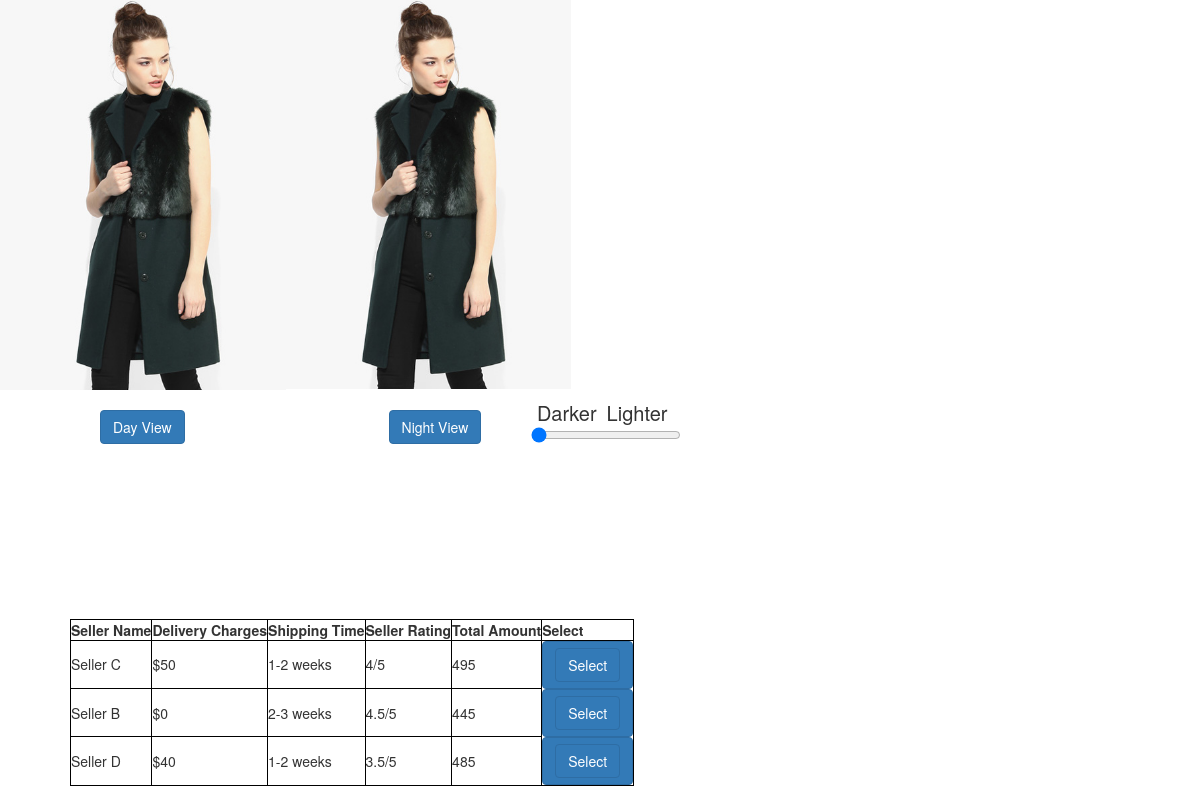
/images/product-url-8.php, run on the app's committed database.
### tables this page shows
CREATE TABLE IF NOT EXISTS `seller` (
`seller_id` int(10) NOT NULL,
  `seller_title` text NOT NULL,
  `seller_price` int(10) NOT NULL,
  `seller_time` text NOT NULL,
  `seller_rating` text NOT NULL
);

CREATE TABLE IF NOT EXISTS `products` (
`product_id` int(10) NOT NULL,
  `p_cat_id` int(10) NOT NULL,
  `cat_id` int(10) NOT NULL,
  `manufacturer_id` int(10) NOT NULL,
  `date` timestamp NOT NULL DEFAULT CURRENT_TIMESTAMP ON UPDATE CURRENT_TIMESTAMP,
  `product_title` text NOT NULL,
  `product_url` text NOT NULL,
  `product_img1` text NOT NULL,
  `product_price` int(10) NOT NULL,
  `status` varchar(255) NOT NULL
);

### public_html/images/product-url-8.php (the view, shortened to what this page needs)
<!DOCTYPE html>
<head>
<link href="style.css" rel="stylesheet">
<link href="../styles/bootstrap.min.css" rel="stylesheet">
</head>
<?php
$db = mysqli_connect('mysql', "root", "pass", "Ecom_Store");
    echo "
<div class='product' >
<img src='Black Blouse Versace Coat1.jpg' style='float:left;height:390px;'>
<div class='container'>
<img src='Black Blouse Versace Coat1.jpg' class='image'>
  <div class='night' id='night'>
  </div>
</div>
<p class='btn btn-primary btn1'>Day View</p>
<p class='btn btn-primary btn1 btn2'>Night View
<fieldset class='field' style='width: 150px; height: 150px;display:inline-block;margin-left:50px;font-size:20px;'>
  <label for='b'></label>
  Darker&ensp;Lighter<input type='range' min='0' max='255' id='b' step='1' value='0'>
  <output for='b' style='font-size:20px;'></output>
</fieldset>  </p>
<br><br>
</div>
";
$get_prod = "select * from products where product_id=8";
$run_prod = mysqli_query($db, $get_prod);
   while($row_prod = mysqli_fetch_array($run_prod)){
       $pro_id= 8;
       $pro_price=$row_prod['product_price'];
}
$get_seller = "select * from seller WHERE seller_id=4";
$run_seller = mysqli_query($db, $get_seller);
echo "<table><tr><th>Seller Name</th><th>Delivery Charges</th><th>Shipping Time</th><th>Seller Rating</th><th>Total Amount</th><th>Select</th></tr>";
   while($row_seller = mysqli_fetch_array($run_seller)){
    $s_price=$row_seller['seller_price'];
    $amt=$s_price+$pro_price;
    echo "<tr><td>".$row_seller['seller_title']."</td><td>$".$row_seller['seller_price']."</td><td>".$row_seller['seller_time']."</td><td>".$row_seller['seller_rating']."</td><td>".$amt."</td><td class='btn btn-primary sel'><a href='../cart.php?itemId=$pro_id&quantity=1&price=$amt&size=Medium' class='btn btn-primary' style='text-decoration: none;'>Select</a></td></tr>";
}
echo "</table>";
?>

### public_html/images/style.css (style rules this page uses)
table { margin-left: 70px; margin-top: 20px; }
table, th, td { border: 1px solid black; border-collapse: collapse; }
th, td { padding: 15px; }
.container { position: relative; width: 10%; }
.image { display: inline; width: 25%; height: auto; }
.night { position: absolute; top: 0; bottom: 0; left: 17%; right: 0; height: 100%; width: 25%; opacity: 0.6; transition: 0.5s ease; }
.btn1 { margin-left: 100px; margin-top: 20px; }
.btn2 { margin-left: 200px; }

### data on the page
seller: seller_title "Seller C", seller_price "50", seller_time "1-2 weeks", seller_rating "4/5", seller_price.product_price "495"
seller: seller_title "Seller B", seller_price "0", seller_time "2-3 weeks", seller_rating "4.5/5", seller_price.product_price "445"
seller: seller_title "Seller D", seller_price "40", seller_time "1-2 weeks", seller_rating "3.5/5", seller_price.product_price "485"
